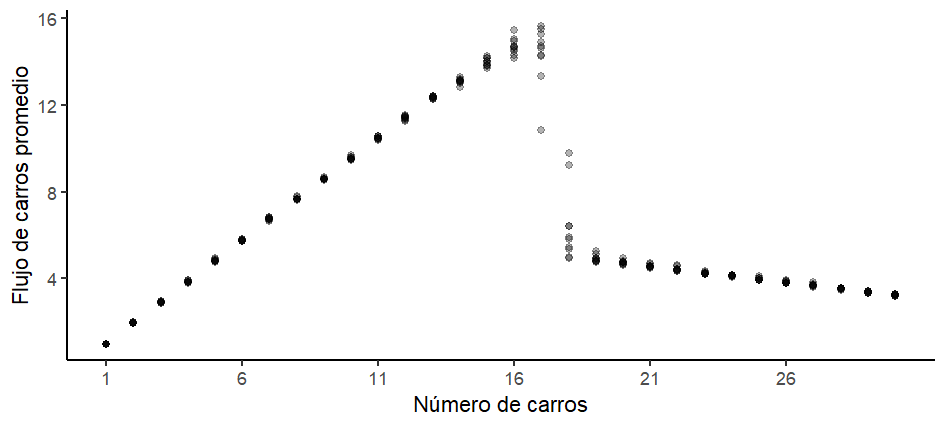

Here is the R script that generated this plot:
library(dplyr)
library(ggplot2)

#_______________Leemos los datos_________________________
Datos <-read.csv("C:/Users/greci/OneDrive/Documentos/Proyecto no github/carros densidad_flujo-table.csv", skip=6)

#Nos quedamos con lo importante
Datos <- Datos[, c(3,7,8)]

#Agrupamos los datos por cantidad de carros y filtramos para solo tener 
#la metrica del tick final
Datos %>% group_by(numero_de_carros) %>% filter(X.step. == max(Datos$X.step.))%>%
  ggplot(aes(x = numero_de_carros, y = metrica_flujo)) + 
  scale_x_continuous(breaks = seq(1,30,5)) +
  geom_point(alpha=0.3) + labs(x = "Número de carros", y = "Flujo de carros promedio") +
  theme_classic()
